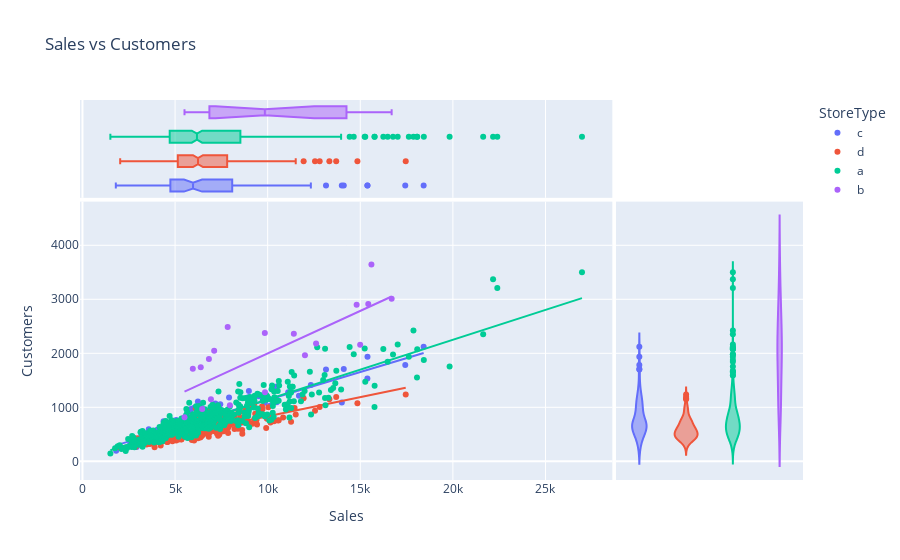

The notebook cell saved with this chart:
### Code cell
fig = px.scatter(merged_sample_df[merged_sample_df.Open == 1], 
                    x='Sales',
                    y='Customers',
                    marginal_x='box',
                    marginal_y='violin',
                    trendline="ols",
                    color='StoreType',
                    title='Sales vs Customers')

fig.update_layout(bargap=0.1)
fig.show()

### Figure 1 — Plotly figure (JSON) as saved in the notebook; plotly's stock layout.template omitted (floating-point values rounded to 4 significant figures; data arrays with more than 128 entries replaced by an {"elided": "..."} marker saying what was removed)
{"data": [{"hovertemplate": "StoreType=c<br>Sales=%{x}<br>Customers=%{y}<extra></extra>", "legendgroup": "c", "marker": {"color": "#636efa", "symbol": "circle"}, "mode": "markers", "name": "c", "orientation": "v", "showlegend": true, "type": "scatter", "x": [10148, 9740, 8985, 11688, 5809, 7122, 11107, 5440, 7059, 5268, 8138, 5935, 11296, 5131, 4017, 3559, 4377, 1800, 6066, 4470, 3580, 6098, 6329, 8244, 7196, 8955, 6233, 5166, 3547, 2923, 8090, 2581, 7175, 5856, 6653, 5343, 5935, 4041, 4511, 9853, 5180, 17429, 2714, 5547, 10346, 4559, 6002, 4324, 15390, 10460, 4124, 5232, 6460, 9519, 5132, 7732, 1818, 4615, 5418, 4743, 5642, 13149, 5715, 4306, 4948, 10028, 6720, 6495, 7028, 10002, 8069, 4327, 5161, 4473, 3961, 4756, 4045, 7440, 7006, 9252, 10488, 6390, 10523, 14004, 5707, 5970, 7914, 15383, 5028, 8949, 4816, 4891, 5818, 5090, 6292, 12331, 6565, 2969, 5876, 4589, 3384, 5064, 6430, 14109, 6330, 5098, 7557, 6730, 8445, 6872, 7258, 3176, 4072, 3565, 18422], "xaxis": "x", "y": [1036, 1159, 1304, 1215, 756, 979, 1279, 799, 721, 676, 706, 665, 976, 474, 377, 507, 740, 238, 680, 683, 592, 701, 969, 693, 959, 1187, 1107, 640, 526, 264, 786, 314, 1070, 968, 729, 460, 755, 585, 463, 1086, 609, 1783, 362, 795, 1376, 583, 986, 523, 1935, 1153, 443, 591, 716, 1204, 587, 687, 198, 625, 648, 609, 629, 1701, 904, 440, 548, 844, 682, 608, 1028, 1187, 879, 537, 668, 612, 433, 593, 536, 1057, 786, 1162, 1095, 723, 1391, 1091, 750, 619, 1180, 1534, 668, 965, 476, 668, 557, 702, 776, 1413, 767, 318, 880, 657, 497, 767, 989, 1709, 697, 552, 912, 786, 682, 585, 923, 475, 523, 421, 2123], "yaxis": "y"}, {"alignmentgroup": "True", "hovertemplate": "StoreType=c<br>Sales=%{x}<extra></extra>", "legendgroup": "c", "marker": {"color": "#636efa", "symbol": "circle"}, "name": "c", "notched": true, "offsetgroup": "c", "showlegend": false, "type": "box", "x": [10148, 9740, 8985, 11688, 5809, 7122, 11107, 5440, 7059, 5268, 8138, 5935, 11296, 5131, 4017, 3559, 4377, 1800, 6066, 4470, 3580, 6098, 6329, 8244, 7196, 8955, 6233, 5166, 3547, 2923, 8090, 2581, 7175, 5856, 6653, 5343, 5935, 4041, 4511, 9853, 5180, 17429, 2714, 5547, 10346, 4559, 6002, 4324, 15390, 10460, 4124, 5232, 6460, 9519, 5132, 7732, 1818, 4615, 5418, 4743, 5642, 13149, 5715, 4306, 4948, 10028, 6720, 6495, 7028, 10002, 8069, 4327, 5161, 4473, 3961, 4756, 4045, 7440, 7006, 9252, 10488, 6390, 10523, 14004, 5707, 5970, 7914, 15383, 5028, 8949, 4816, 4891, 5818, 5090, 6292, 12331, 6565, 2969, 5876, 4589, 3384, 5064, 6430, 14109, 6330, 5098, 7557, 6730, 8445, 6872, 7258, 3176, 4072, 3565, 18422], "xaxis": "x3", "yaxis": "y3"}, {"alignmentgroup": "True", "hovertemplate": "StoreType=c<br>Customers=%{y}<extra></extra>", "legendgroup": "c", "marker": {"color": "#636efa", "symbol": "circle"}, "name": "c", "offsetgroup": "c", "scalegroup": "y", "showlegend": false, "type": "violin", "xaxis": "x2", "y": [1036, 1159, 1304, 1215, 756, 979, 1279, 799, 721, 676, 706, 665, 976, 474, 377, 507, 740, 238, 680, 683, 592, 701, 969, 693, 959, 1187, 1107, 640, 526, 264, 786, 314, 1070, 968, 729, 460, 755, 585, 463, 1086, 609, 1783, 362, 795, 1376, 583, 986, 523, 1935, 1153, 443, 591, 716, 1204, 587, 687, 198, 625, 648, 609, 629, 1701, 904, 440, 548, 844, 682, 608, 1028, 1187, 879, 537, 668, 612, 433, 593, 536, 1057, 786, 1162, 1095, 723, 1391, 1091, 750, 619, 1180, 1534, 668, 965, 476, 668, 557, 702, 776, 1413, 767, 318, 880, 657, 497, 767, 989, 1709, 697, 552, 912, 786, 682, 585, 923, 475, 523, 421, 2123], "yaxis": "y2"}, {"hovertemplate": "<b>OLS trendline</b><br>Customers = 0.102859 * Sales + 109.794<br>R<sup>2</sup>=0.839359<br><br>StoreType=c<br>Sales=%{x}<br>Customers=%{y} <b>(trend)</b><extra></extra>", "legendgroup": "c", "marker": {"color": "#636efa", "symbol": "circle"}, "mode": "lines", "name": "c", "showlegend": false, "type": "scatter", "x": [1800, 1818, 2581, 2714, 2923, 2969, 3176, 3384, 3547, 3559, 3565, 3580, 3961, 4017, 4041, 4045, 4072, 4124, 4306, 4324, 4327, 4377, 4470, 4473, 4511, 4559, 4589, 4615, 4743, 4756, 4816, 4891, 4948, 5028, 5064, 5090, 5098, 5131, 5132, 5161, 5166, 5180, 5232, 5268, 5343, 5418, 5440, 5547, 5642, 5707, 5715, 5809, 5818, 5856, 5876, 5935, 5935, 5970, 6002, 6066, 6098, 6233, 6292, 6329, 6330, 6390, 6430, 6460, 6495, 6565, 6653, 6720, 6730, 6872, 7006, 7028, 7059, 7122, 7175, 7196, 7258, 7440, 7557, 7732, 7914, 8069, 8090, 8138, 8244, 8445, 8949, 8955, 8985, 9252, 9519, 9740, 9853, 10002, 10028, 10148, 10346, 10460, 10488, 10523, 11107, 11296, 11688, 12331, 13149, 14004, 14109, 15383, 15390, 17429, 18422], "xaxis": "x", "y": [294.9, 296.8, 375.3, 389.0, 410.4, 415.2, 436.5, 457.9, 474.6, 475.9, 476.5, 478.0, 517.2, 523.0, 525.4, 525.9, 528.6, 534.0, 552.7, 554.6, 554.9, 560.0, 569.6, 569.9, 573.8, 578.7, 581.8, 584.5, 597.7, 599.0, 605.2, 612.9, 618.7, 627.0, 630.7, 633.3, 634.2, 637.6, 637.7, 640.6, 641.2, 642.6, 648.0, 651.7, 659.4, 667.1, 669.3, 680.4, 690.1, 696.8, 697.6, 707.3, 708.2, 712.1, 714.2, 720.3, 720.3, 723.9, 727.2, 733.7, 737.0, 750.9, 757.0, 760.8, 760.9, 767.1, 771.2, 774.3, 777.9, 785.1, 794.1, 801.0, 802.0, 816.6, 830.4, 832.7, 835.9, 842.4, 847.8, 850.0, 856.3, 875.1, 887.1, 905.1, 923.8, 939.8, 941.9, 946.9, 957.8, 978.4, 1030.0, 1031.0, 1034.0, 1061.0, 1089.0, 1112.0, 1123.0, 1139.0, 1141.0, 1154.0, 1174.0, 1186.0, 1189.0, 1192.0, 1252.0, 1272.0, 1312.0, 1378.0, 1462.0, 1550.0, 1561.0, 1692.0, 1693.0, 1903.0, 2005.0], "yaxis": "y"}, {"hovertemplate": "StoreType=d<br>Sales=%{x}<br>Customers=%{y}<extra></extra>", "legendgroup": "d", "marker": {"color": "#EF553B", "symbol": "circle"}, "mode": "markers", "name": "d", "orientation": "v", "showlegend": true, "type": "scatter", "x": {"elided": "241 int values"}, "xaxis": "x", "y": {"elided": "241 int values"}, "yaxis": "y"}, {"alignmentgroup": "True", "hovertemplate": "StoreType=d<br>Sales=%{x}<extra></extra>", "legendgroup": "d", "marker": {"color": "#EF553B", "symbol": "circle"}, "name": "d", "notched": true, "offsetgroup": "d", "showlegend": false, "type": "box", "x": {"elided": "241 int values"}, "xaxis": "x3", "yaxis": "y3"}, {"alignmentgroup": "True", "hovertemplate": "StoreType=d<br>Customers=%{y}<extra></extra>", "legendgroup": "d", "marker": {"color": "#EF553B", "symbol": "circle"}, "name": "d", "offsetgroup": "d", "scalegroup": "y", "showlegend": false, "type": "violin", "xaxis": "x2", "y": {"elided": "241 int values"}, "yaxis": "y2"}, {"hovertemplate": "<b>OLS trendline</b><br>Customers = 0.0708404 * Sales + 127.482<br>R<sup>2</sup>=0.700238<br><br>StoreType=d<br>Sales=%{x}<br>Customers=%{y} <b>(trend)</b><extra></extra>", "legendgroup": "d", "marker": {"color": "#EF553B", "symbol": "circle"}, "mode": "lines", "name": "d", "showlegend": false, "type": "scatter", "x": {"elided": "241 int values"}, "xaxis": "x", "y": {"elided": "241 float values"}, "yaxis": "y"}, {"hovertemplate": "StoreType=a<br>Sales=%{x}<br>Customers=%{y}<extra></extra>", "legendgroup": "a", "marker": {"color": "#00cc96", "symbol": "circle"}, "mode": "markers", "name": "a", "orientation": "v", "showlegend": true, "type": "scatter", "x": {"elided": "463 int values"}, "xaxis": "x", "y": {"elided": "463 int values"}, "yaxis": "y"}, {"alignmentgroup": "True", "hovertemplate": "StoreType=a<br>Sales=%{x}<extra></extra>", "legendgroup": "a", "marker": {"color": "#00cc96", "symbol": "circle"}, "name": "a", "notched": true, "offsetgroup": "a", "showlegend": false, "type": "box", "x": {"elided": "463 int values"}, "xaxis": "x3", "yaxis": "y3"}, {"alignmentgroup": "True", "hovertemplate": "StoreType=a<br>Customers=%{y}<extra></extra>", "legendgroup": "a", "marker": {"color": "#00cc96", "symbol": "circle"}, "name": "a", "offsetgroup": "a", "scalegroup": "y", "showlegend": false, "type": "violin", "xaxis": "x2", "y": {"elided": "463 int values"}, "yaxis": "y2"}, {"hovertemplate": "<b>OLS trendline</b><br>Customers = 0.110667 * Sales + 37.4512<br>R<sup>2</sup>=0.839213<br><br>StoreType=a<br>Sales=%{x}<br>Customers=%{y} <b>(trend)</b><extra></extra>", "legendgroup": "a", "marker": {"color": "#00cc96", "symbol": "circle"}, "mode": "lines", "name": "a", "showlegend": false, "type": "scatter", "x": {"elided": "463 int values"}, "xaxis": "x", "y": {"elided": "463 float values"}, "yaxis": "y"}, {"hovertemplate": "StoreType=b<br>Sales=%{x}<br>Customers=%{y}<extra></extra>", "legendgroup": "b", "marker": {"color": "#ab63fa", "symbol": "circle"}, "mode": "markers", "name": "b", "orientation": "v", "showlegend": true, "type": "scatter", "x": [5958, 7840, 7959, 14803, 12613, 9847, 15432, 7111, 6386, 16694, 5509, 6827, 15602, 11413, 6465, 12013, 14994, 6935, 9855], "xaxis": "x", "y": [1713, 2485, 1040, 2898, 2182, 2374, 2911, 2049, 1744, 3010, 818, 1896, 3645, 2360, 968, 1962, 2158, 1150, 1280], "yaxis": "y"}, {"alignmentgroup": "True", "hovertemplate": "StoreType=b<br>Sales=%{x}<extra></extra>", "legendgroup": "b", "marker": {"color": "#ab63fa", "symbol": "circle"}, "name": "b", "notched": true, "offsetgroup": "b", "showlegend": false, "type": "box", "x": [5958, 7840, 7959, 14803, 12613, 9847, 15432, 7111, 6386, 16694, 5509, 6827, 15602, 11413, 6465, 12013, 14994, 6935, 9855], "xaxis": "x3", "yaxis": "y3"}, {"alignmentgroup": "True", "hovertemplate": "StoreType=b<br>Customers=%{y}<extra></extra>", "legendgroup": "b", "marker": {"color": "#ab63fa", "symbol": "circle"}, "name": "b", "offsetgroup": "b", "scalegroup": "y", "showlegend": false, "type": "violin", "xaxis": "x2", "y": [1713, 2485, 1040, 2898, 2182, 2374, 2911, 2049, 1744, 3010, 818, 1896, 3645, 2360, 968, 1962, 2158, 1150, 1280], "yaxis": "y2"}, {"hovertemplate": "<b>OLS trendline</b><br>Customers = 0.157293 * Sales + 425.677<br>R<sup>2</sup>=0.611844<br><br>StoreType=b<br>Sales=%{x}<br>Customers=%{y} <b>(trend)</b><extra></extra>", "legendgroup": "b", "marker": {"color": "#ab63fa", "symbol": "circle"}, "mode": "lines", "name": "b", "showlegend": false, "type": "scatter", "x": [5509, 5958, 6386, 6465, 6827, 6935, 7111, 7840, 7959, 9847, 9855, 11413, 12013, 12613, 14803, 14994, 15432, 15602, 16694], "xaxis": "x", "y": [1292.0, 1363.0, 1430.0, 1443.0, 1500.0, 1517.0, 1544.0, 1659.0, 1678.0, 1975.0, 1976.0, 2221.0, 2315.0, 2410.0, 2754.0, 2784.0, 2853.0, 2880.0, 3052.0], "yaxis": "y"}], "layout": {"bargap": 0.1, "legend": {"title": {"text": "StoreType"}, "tracegroupgap": 0}, "title": {"text": "Sales vs Customers"}, "xaxis": {"anchor": "y", "domain": [0, 0.7363], "title": {"text": "Sales"}}, "xaxis2": {"anchor": "y2", "domain": [0.7413, 1], "matches": "x2", "showgrid": false, "showline": false, "showticklabels": false, "ticks": ""}, "xaxis3": {"anchor": "y3", "domain": [0, 0.7363], "matches": "x", "showgrid": true, "showticklabels": false}, "xaxis4": {"anchor": "y4", "domain": [0.7413, 1], "matches": "x2", "showgrid": false, "showline": false, "showticklabels": false, "ticks": ""}, "yaxis": {"anchor": "x", "domain": [0, 0.7326], "title": {"text": "Customers"}}, "yaxis2": {"anchor": "x2", "domain": [0, 0.7326], "matches": "y", "showgrid": true, "showticklabels": false}, "yaxis3": {"anchor": "x3", "domain": [0.7426, 1], "matches": "y3", "showgrid": false, "showline": false, "showticklabels": false, "ticks": ""}, "yaxis4": {"anchor": "x4", "domain": [0.7426, 1], "matches": "y3", "showgrid": true, "showline": false, "showticklabels": false, "ticks": ""}}}
